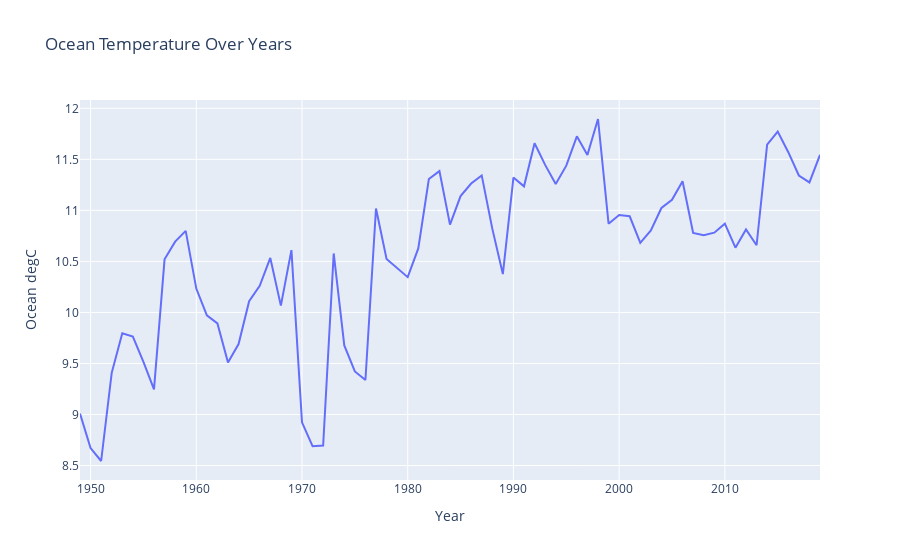

The code cell stored with this chart in its notebook:
### Code cell
bottlecast_grouped = pd.read_csv("data/bottlecast_grouped.csv")
fig = px.line(bottlecast_grouped, x='Year', y = 'Ocean degC', title = 'Ocean Temperature Over Years')
fig.show()

### Figure 1 — Plotly figure (JSON) as saved in the notebook; plotly's stock layout.template omitted (floating-point values rounded to 4 significant figures)
{"data": [{"hovertemplate": "Year=%{x}<br>Ocean degC=%{y}<extra></extra>", "legendgroup": "", "line": {"color": "#636efa", "dash": "solid"}, "mode": "lines", "name": "", "orientation": "v", "showlegend": false, "type": "scatter", "x": [1949, 1950, 1951, 1952, 1953, 1954, 1955, 1956, 1957, 1958, 1959, 1960, 1961, 1962, 1963, 1964, 1965, 1966, 1967, 1968, 1969, 1970, 1971, 1972, 1973, 1974, 1975, 1976, 1977, 1978, 1980, 1981, 1982, 1983, 1984, 1985, 1986, 1987, 1988, 1989, 1990, 1991, 1992, 1993, 1994, 1995, 1996, 1997, 1998, 1999, 2000, 2001, 2002, 2003, 2004, 2005, 2006, 2007, 2008, 2009, 2010, 2011, 2012, 2013, 2014, 2015, 2016, 2017, 2018, 2019], "xaxis": "x", "y": [9.008, 8.671, 8.544, 9.408, 9.795, 9.763, 9.516, 9.246, 10.52, 10.69, 10.8, 10.23, 9.972, 9.892, 9.509, 9.691, 10.11, 10.26, 10.53, 10.07, 10.61, 8.923, 8.689, 8.697, 10.58, 9.677, 9.422, 9.338, 11.02, 10.52, 10.35, 10.63, 11.31, 11.38, 10.86, 11.14, 11.26, 11.34, 10.82, 10.38, 11.32, 11.24, 11.66, 11.45, 11.26, 11.44, 11.73, 11.54, 11.9, 10.87, 10.96, 10.94, 10.68, 10.8, 11.02, 11.1, 11.29, 10.78, 10.76, 10.78, 10.87, 10.63, 10.81, 10.66, 11.64, 11.77, 11.57, 11.34, 11.27, 11.54], "yaxis": "y"}], "layout": {"legend": {"tracegroupgap": 0}, "title": {"text": "Ocean Temperature Over Years"}, "xaxis": {"anchor": "y", "domain": [0, 1], "title": {"text": "Year"}}, "yaxis": {"anchor": "x", "domain": [0, 1], "title": {"text": "Ocean degC"}}}}
